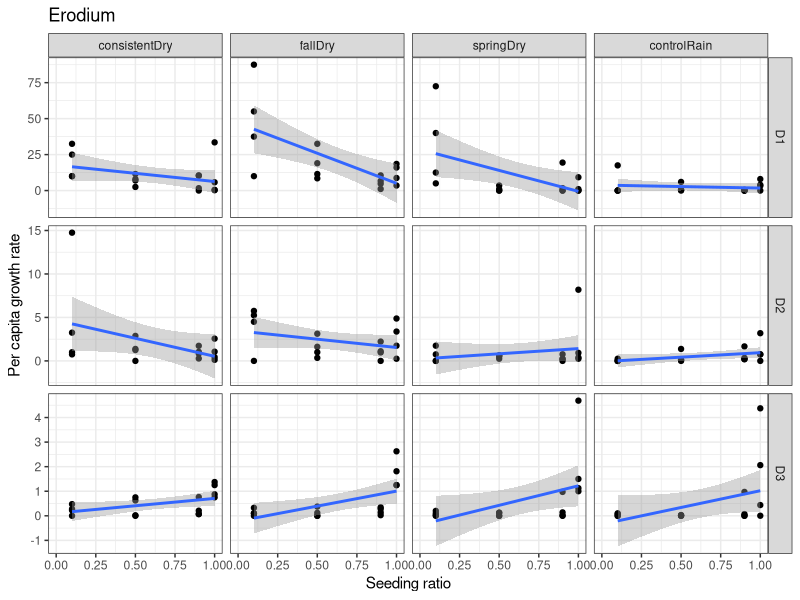
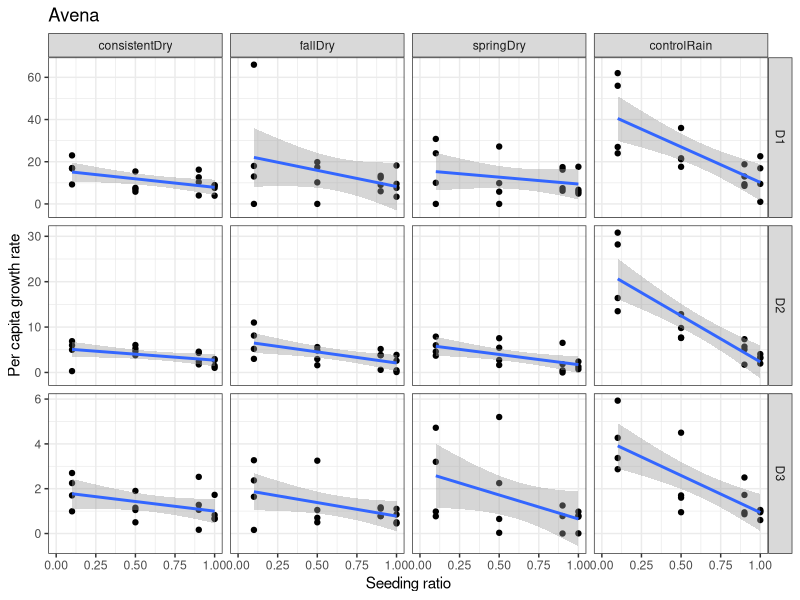
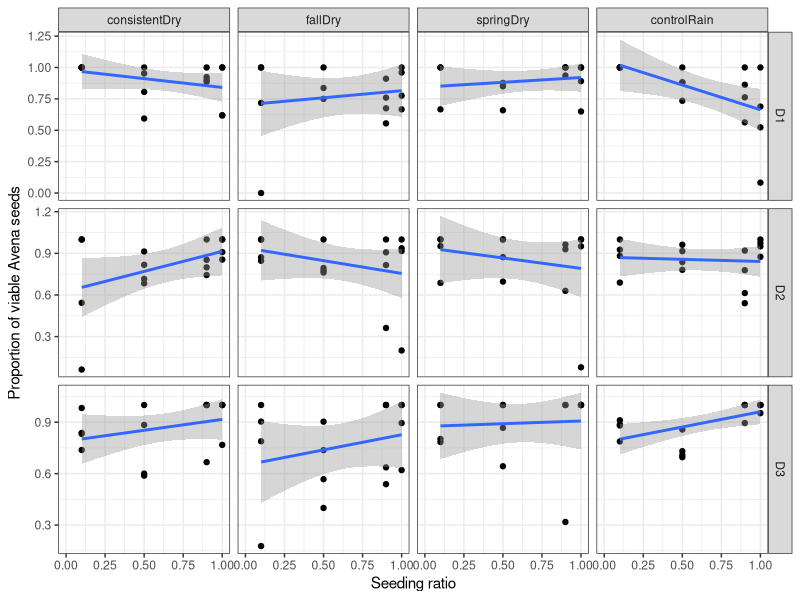
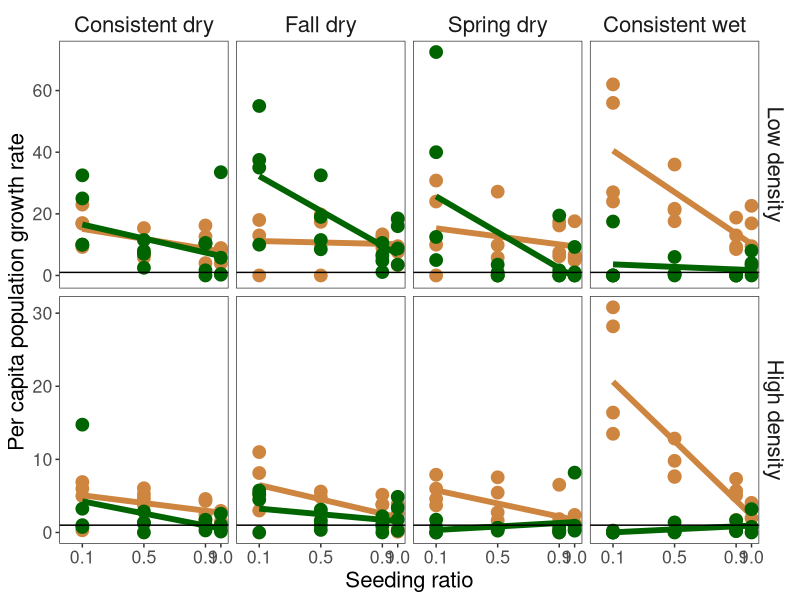
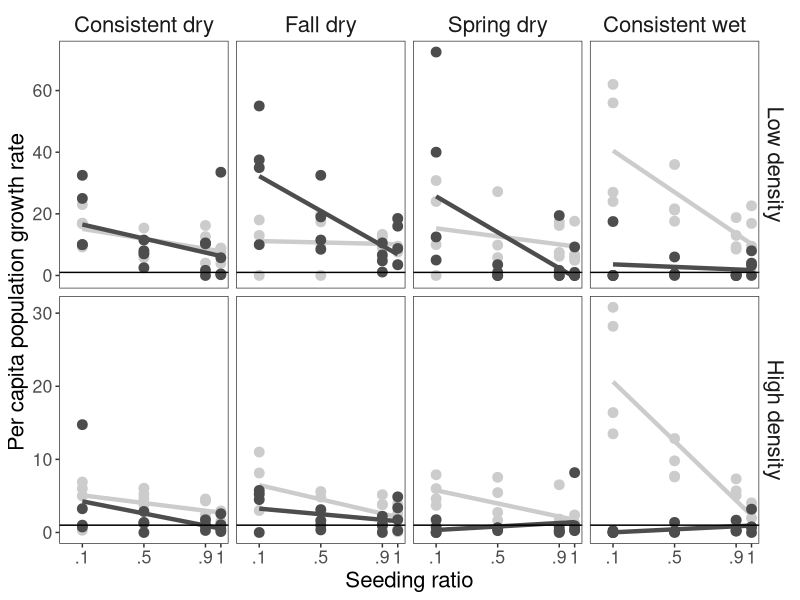
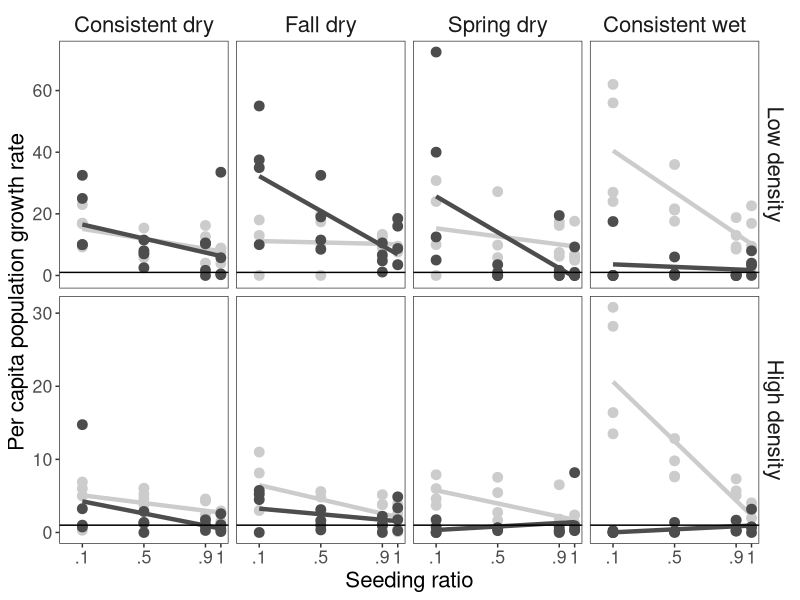
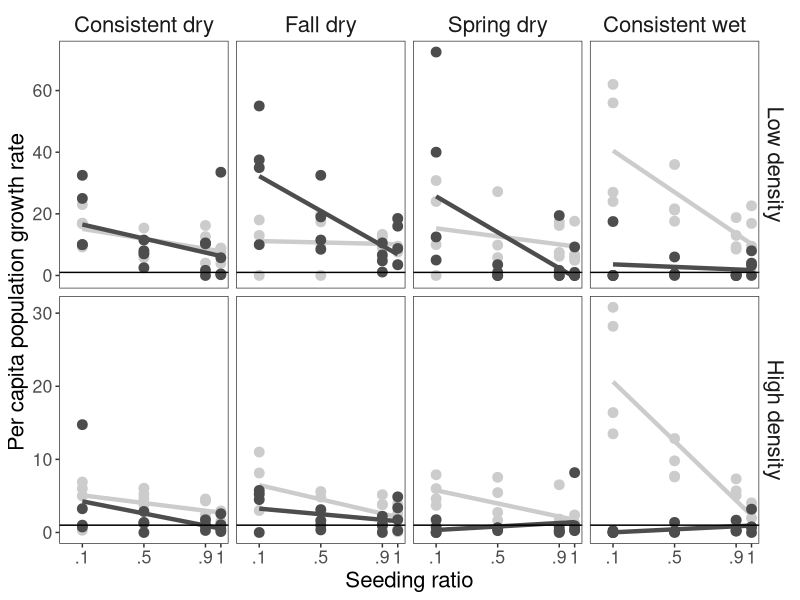

Recreate these plots in R, in order.
library(tidyverse)
library(here)

## DECEMBER DATA
mydat <- read_csv("Data/dd_stem_count_20141216.csv")


## CREATE A KEY TO ADD TREATMENT INFO TO SUBSEQUENT DATA
trtconvert <- mydat %>%
  dplyr::select(plot, subplot, number, AVtrt, EROtrt, density)

# ## FEBRUARY DATA
# mydat_feb <- read.csv("dd_stem_count_20150221.csv") %>%
#   tbl_df() %>%
#   mutate(plot = paste("Plot", Plot, sep="_"),
#          subplot = Treatment,
#          number = Subplot) %>%
#   select(-Plot, -Subplot, -Treatment, -AVquadrat, -EROquadrat, -Notes)%>%
#   select(date, plot, subplot, number, EROcount, AVcount)
# 
# mydat_feb2 <- tbl_df(merge(mydat_feb, trtconvert))
# names(mydat_feb2)[5:6] = c("ERO", "AV")
# 
# 
# ## MARCH DATA
# mydat_mar <- read.csv("dd_stem_count_20150320.csv") %>%
#   tbl_df() %>%
#   mutate(plot=paste("Plot", plot, sep="_")) %>%
#   select(date, plot, subplot, number, EROcount, AVcount)
# 
# mydat_mar2 <- tbl_df(merge(mydat_mar, trtconvert))
# names(mydat_mar2)[5:6] = c("ERO", "AV")


## APRIL DATA
mydat_apr <- read_csv("Data/dd_stem_count_20150423.csv") %>%
mutate(AVcor=1, AVcor=ifelse(AVquadrat2 == "10x25cm", 2.5, AVcor),
       AVcor=ifelse(AVquadrat2 == "5x5cm", 25, AVcor)) %>%
mutate(EROcor=1, EROcor=ifelse(EROquadrat2 == "10x25cm", 2.5, EROcor),
       EROcor=ifelse(EROquadrat2 == "5x5cm", 25, EROcor)) %>%
  mutate(AV_seeds=(AVgoodseed + AVmoldseed)*2*AVcor,
         AV_seedsgood=AVgoodseed*2*AVcor) %>%
    mutate(AV_propgood = AV_seedsgood/AV_seeds) %>%
  mutate(ERO_seeds=(EROstork + EROseed)*5*EROcor) %>%
  mutate(AV_stemtog=NA, AV_stemtog = ifelse(is.na(AVstemsTotal) == F, AVstemsTotal, AV_stemtog),
                AV_stemtog = ifelse(is.na(AVstemswseed) == F, AVstemswseed, AV_stemtog), 
    AV_stems = (AV_stemtog)*AVcor,
         ERO_stems = EROcount*EROcor) %>%
  mutate(AV_r = AV_seeds/AV_stems,
         ERO_r = ERO_seeds/ERO_stems) %>%
  dplyr::select(plot, subplot, AV_seeds, ERO_seeds, AV_stems, ERO_stems, AV_r, ERO_r, AV_seedsgood, AV_propgood)

trtconvert2 <- trtconvert %>%
  mutate(plot = extract_numeric(plot))

mydat_apr2 <- tbl_df(merge(mydat_apr, trtconvert2))



# ADD SHELTER CONVERSION KEY
shelterkey <- read_csv("Data/Shelter_key.csv")
mydat2 <- merge(mydat_apr2, shelterkey) %>%
  tbl_df() %>%
gather(spptrt, prop, AVtrt:EROtrt)%>%
  mutate(prop=extract_numeric(prop))%>%
  mutate(treatment=ordered(treatment, levels = c(consistentDry="consistentDry", fallDry="fallDry", springDry="springDry", controlRain="controlRain")))

# #just look at the monocultures
# mono <- mydat2 %>%
#   filter(prop==10) %>%
#   select(plot, subplot, density, ERO_seeds, AV_seedsgood, treatment, shelterBlock, spptrt, prop)%>%
#   gather(spp, count, ERO_seeds:AV_seedsgood) %>%
#   filter((spptrt=="AVtrt"&spp=="AV_seedsgood")|(spptrt=="EROtrt"&spp=="ERO_seeds")) %>%
#   mutate(seed=20, seed=ifelse(density=="D2", 200, seed), seed=ifelse(density=="D3", 2000, seed))%>%
#   mutate(propgerm=count/seed)%>%
#   ggplot(aes(x=density, y=propgerm, group=1))+geom_point() + facet_grid(spp~treatment) +geom_smooth(stat="smooth")
# 
# mono+theme_bw()


## PRELIMINARY VISUALIZATIONS

# Erodium
ero <- mydat2 %>%
  filter(spptrt=="EROtrt") %>%
  mutate(seed=20*(prop/10), seed=ifelse(density=="D2", 200*(prop/10), seed), seed=ifelse(density=="D3", 2000*(prop/10), seed)) %>%
  mutate(ERO_stemcorrect=1, ERO_stemcorrect=ifelse(ERO_stems > seed, seed/ERO_stems, ERO_stemcorrect)) %>%
  mutate(ERO_seeds2=ERO_seeds*ERO_stemcorrect) %>%
  mutate(R=ERO_seeds/seed) %>%
  ggplot(aes(x=(prop/10), y=R))+ geom_point()+ facet_grid(density~treatment, scale="free") 

ero + geom_smooth(method="lm") +theme_bw() +ylab("Per capita growth rate") + xlab("Seeding ratio") + ggtitle("Erodium") #+ ylim(0,.5)

# Avena
av <- mydat2 %>%
  filter(spptrt=="AVtrt") %>%
 # filter(density=="D1") %>%
  mutate(seed=20*(prop/10), seed=ifelse(density=="D2", 200*(prop/10), seed), seed=ifelse(density=="D3", 2000*(prop/10), seed)) %>%
  mutate(AV_stemcorrect=1, AV_stemcorrect=ifelse(AV_stems > seed, seed/AV_stems, AV_stemcorrect))%>%
  mutate(AV_seeds2=AV_seeds*AV_stemcorrect) %>%
  mutate(AV_seedsgood2=AV_seedsgood*AV_stemcorrect) %>%
  mutate(R=AV_seedsgood2/seed)%>%
  ggplot(aes(x=(prop/10), y=R))+ geom_point()+ facet_grid(density~treatment,  scale="free")
av + geom_smooth(method="lm") + theme_bw()+ylab("Per capita growth rate") + xlab("Seeding ratio") + ggtitle("Avena")
  

## Prop viable
av_propgood <- mydat2 %>%
  filter(spptrt=="AVtrt")%>%
  # filter(density=="D1") %>%
  mutate(seed=20*(prop/10), seed=ifelse(density=="D2", 200*(prop/10), seed), seed=ifelse(density=="D3", 2000*(prop/10), seed))%>%
  mutate(AV_stemcorrect=1, AV_stemcorrect=ifelse(AV_stems > seed, seed/AV_stems, AV_stemcorrect))%>%
  mutate(AV_seeds2=AV_seeds*AV_stemcorrect) %>%
  mutate(AV_seedsgood2=AV_seedsgood*AV_stemcorrect) %>%
  mutate(R=AV_seedsgood2/seed)%>%
  ggplot(aes(x=(prop/10), y=AV_propgood))+ geom_point()+ facet_grid(density~treatment,  scale="free")
av_propgood + geom_smooth(method="lm") + theme_bw()+ylab("Proportion of viable Avena seeds") + xlab("Seeding ratio")

# 
# 
# pdf("ddExperiment_growthrate_20150423.pdf")
#  ero+geom_smooth(method = "lm", formula = y ~ poly(x,2)) +theme_bw() + xlab("Seeding ratio") +ylab("Per capita growth rate") + 
#   ggtitle("Erodium") + geom_hline(y=1)
# av+geom_smooth(method = "lm") + theme_bw()+ xlab("Seeding ratio")+ylab("Per capita growth rate")  + ggtitle("Avena") + geom_hline(y=1)
# dev.off()

## APPEND DATA
# Avena
avdat <- mydat2 %>%
  mutate(density = as.character(density)) %>%
  filter(spptrt=="AVtrt")%>%
  mutate(seed=20*(prop/10), 
         seed=ifelse(density=="D2", 200*(prop/10), seed), 
         seed=ifelse(density=="D3", 2000*(prop/10), seed)) %>%
  mutate(AV_stemcorrect=1, AV_stemcorrect=ifelse(AV_stems > seed, seed/AV_stems, AV_stemcorrect))%>%
  mutate(AV_seeds2=AV_seeds*AV_stemcorrect) %>%
  mutate(seedsout=AV_seedsgood*AV_stemcorrect) %>%
  mutate(R=seedsout/seed) %>%
  mutate(species="Avena") %>%
  dplyr::select(plot, R, density, treatment, prop, shelterBlock, seed, species, seedsout, subplot)

# Erodium
erodat <- mydat2 %>%
  filter(spptrt=="EROtrt")%>%
  mutate(seed=20*(prop/10), seed=ifelse(density=="D2", 200*(prop/10), seed), seed=ifelse(density=="D3", 2000*(prop/10), seed))%>%
  mutate(ERO_stemcorrect=1, ERO_stemcorrect=ifelse(ERO_stems > seed, seed/ERO_stems, ERO_stemcorrect))%>%
  mutate(seedsout=ERO_seeds*ERO_stemcorrect) %>%
  mutate(R=seedsout/seed) %>%
  mutate(species="Erodium") %>%
  dplyr::select(plot, R, density, treatment, prop, shelterBlock, seed, species, seedsout, subplot)

# Together
togdat <- rbind(avdat, erodat) %>%
  # remove D3 for being unrealistically high density
  filter(density != "D3")


## RAW VISUAL
togdat2 <- togdat %>%
  mutate(treatment = as.character(treatment)) %>%
  #   mutate(treatment = revalue(treatment, c(fallDry = "Fall dry", consistentDry = "Consistent dry", springDry = "Spring dry", controlRain = "Consistent wet"))) %>%
  mutate(treatment=ordered(treatment, levels = c( consistentDry="consistentDry", fallDry="fallDry",springDry="springDry", controlRain="controlRain"))) %>%
  mutate(treatment = recode(treatment, consistentDry = "Consistent dry", fallDry = "Fall dry",  springDry = "Spring dry", controlRain = "Consistent wet")) %>%
  mutate(density = ordered(density, levels = c(D1 = "D1", D2 = "D2"))) %>%
  mutate(density = recode(density, D1 = "Low density", D2 = "High density"))

ggplot(subset(togdat2, species == "Avena" & R != 66), aes(x=(prop/10), y=(R)))+ geom_point(size = 4, color = "tan3")+ facet_grid(density~treatment,  scale="free") +
  geom_smooth(method="lm", color ="tan3", lwd = 2, se = F) + theme_bw() + ylab("Per capita population growth rate") + 
  geom_point(dat = subset(togdat2, species == "Erodium"), size = 4, color = "darkgreen") +
  geom_smooth(dat = subset(togdat2, species == "Erodium"), method="lm", color = "darkgreen", lwd = 2, se = F) +
  xlab("Seeding ratio")  + geom_hline(yintercept=1) + scale_x_continuous(limits = c(0, 1), breaks = c(.1, .5, .9, 1)) + 
  theme(strip.background = element_blank(), text = element_text(size = 16), 
        strip.text.x = element_text(size = 16), strip.text.y = element_text(size = 16),
        panel.grid.major = element_blank(), panel.grid.minor = element_blank())

## BW version
ggplot(subset(togdat2, species == "Avena" & R != 66), aes(x=(prop/10), y=(R)))+ geom_point(size = 3, color = "grey80")+ facet_grid(density~treatment,  scale="free") +
  geom_smooth(method="lm", color ="grey80", lwd = 1.5, se = F) + theme_bw() + ylab("Per capita population growth rate") + 
  geom_point(dat = subset(togdat2, species == "Erodium"), size = 3, color = "grey30") +
  geom_smooth(dat = subset(togdat2, species == "Erodium"), method="lm", color = "grey30", lwd = 1.5, se = F) +
  xlab("Seeding ratio")  + geom_hline(yintercept=1) + scale_x_continuous(limits = c(0, 1), breaks = c(.1, .5, .9, 1), labels = c(".1", ".5", ".9", "1")) + 
  theme(strip.background = element_blank(), text = element_text(size = 16), 
        strip.text.x = element_text(size = 16), strip.text.y = element_text(size = 16),
        panel.grid.major = element_blank(), panel.grid.minor = element_blank())
ggsave(here("Figs", "fig1_avena-erodium-percapita.pdf"), width = 8, height = 6)
ggsave(here("Figs", "fig1_avena-erodium-percapita.jpg"), width = 8, height = 6)
